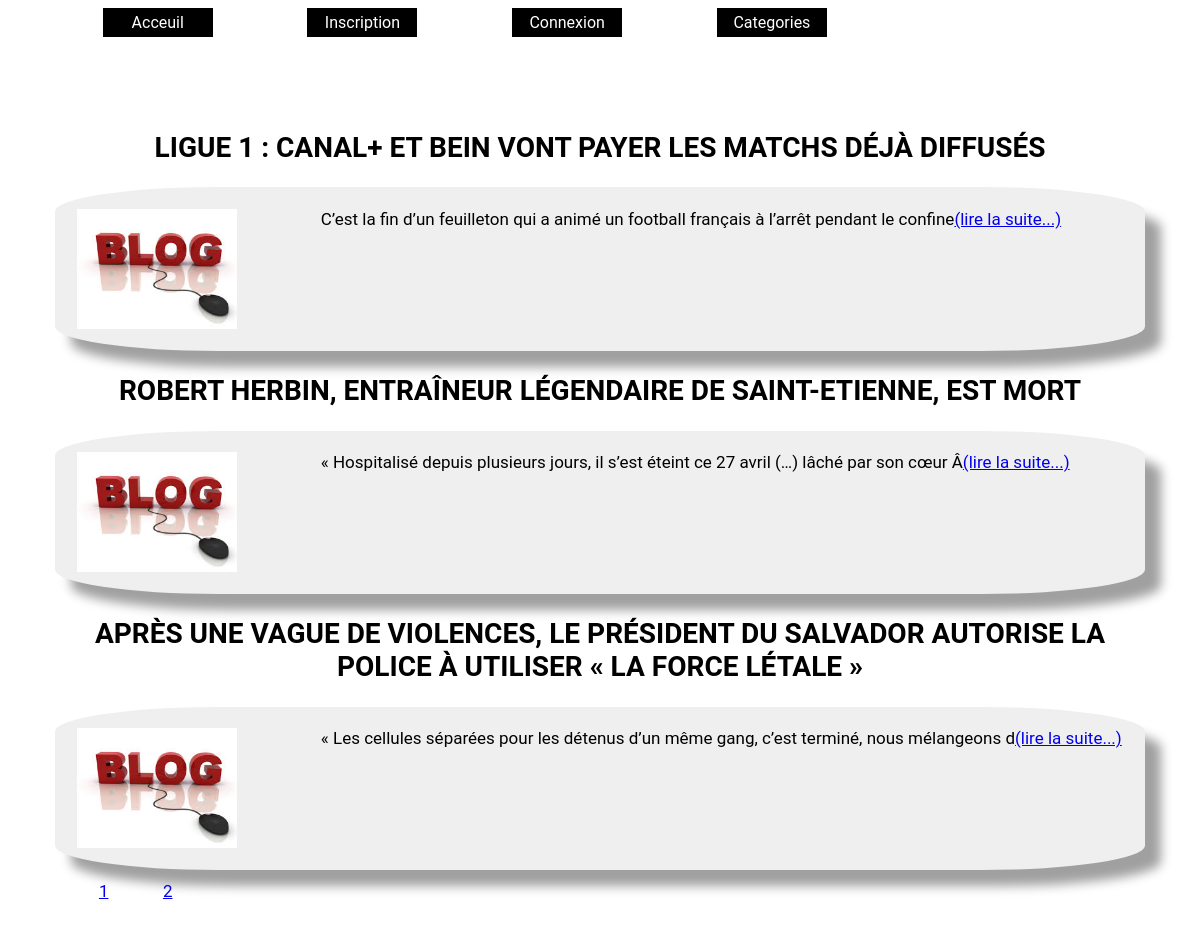
The page / on the database its author committed.
### tables this page shows
CREATE TABLE IF NOT EXISTS `articles` (
  `id` int(11) NOT NULL AUTO_INCREMENT,
  `titre` varchar(255) NOT NULL,
  `article` text NOT NULL,
  `image` varchar(255) NOT NULL,
  `id_utilisateur` int(11) NOT NULL,
  `id_categorie` int(11) NOT NULL,
  `date` timestamp NOT NULL DEFAULT current_timestamp(),
  PRIMARY KEY (`id`)
);

### index.php (the view, shortened to what this page needs)
<html>
	<head>
		<link rel="stylesheet" href="index.css"/>
	</head>
	<body>
		<header class="topnav">
			<nav id="menu">
				<ul> <?php include('header.php') ?></ul>
		</header>
		<main>
		<?php
				$connexion = mysqli_connect("localhost", "root", "", "blog");
				$limite = 3;
				if (isset($_GET["page"]))
				{
					$page  = $_GET["page"];
				}
				 else
				{
					$page=1;
				};
						$debut = ($page-1) * $limite;
				if (isset($_GET["ctg"]))
				{
					$id= $_GET['ctg'];
					$uti ="SELECT * FROM articles  WHERE id_categorie= '$id' ORDER BY date DESC LIMIT $debut, $limite ";
					$pg = "SELECT COUNT(id) FROM articles where id_categorie='$id'";
					$pg2 = mysqli_query($connexion, $pg);
					$row = mysqli_fetch_row($pg2);
					$total = $row[0];
					$total_pages = ceil($total / $limite);
				}
				else{
					$uti = "SELECT * FROM articles ORDER BY date DESC LIMIT $debut, $limite ";
					$pg = "SELECT COUNT(id) FROM articles";
					$pg2 = mysqli_query($connexion, $pg);
					$row = mysqli_fetch_row($pg2);
					$total = $row[0];
					$total_pages = ceil($total / $limite);
				 }
				    $uti2 = mysqli_query($connexion,$uti);
				while ($data = mysqli_fetch_array($uti2))
                           {
							   echo'<h2>'.$data["titre"].'</h2>';
							   echo'<section class="versement">';
							   echo'<aside><img class="im" src="'.$data['image'].'"/></aside>';
							   echo'<article class="art">'.substr($data["article"],0,100).'';
							   echo'<a href="article.php?id=' , $data['id'] , '">(lire la suite...)</a>';
							   echo'</article>';
							   echo'</article></section>';
						   }
					for ($i=1; $i<=$total_pages; $i++)
					{
						if (isset($_GET["ctg"]))
				{
					echo"<section class='page'><a href='index.php?page=".$i."&amp;ctg=".$_GET["ctg"]."'>".$i."</a></section>";
				}
					else
					{
						echo"<section class='page'><a href='index.php?page=".$i."'>".$i."</a></section>";
					}
}
		?>
        </main>
    </body>
</html>

### header.php (shortened to what this page needs)
<?php
$connexion = mysqli_connect("localhost", "root", "", "blog");
if (isset($_SESSION['login'])):
    $login=$_SESSION['login'];
    $sql = "SELECT * FROM utilisateurs WHERE login = '$login'";
    $req = mysqli_query($connexion,$sql);
	?>
                <li><a href="index.php">Acceuil</a></li>
                <li><a href="profil.php">Profil</a></li>
 <?php
        while ($data = mysqli_fetch_array($req))
        {
            if($data['id_droits'] == 42 )
            {
            echo '<li><a href="creer-article.php">Article</a></li>';
            }
            elseif($data['id_droits'] == 1337 )
            {
                echo '<li><a href="admin.php">Admin</a></li>';
                echo '<li><a href="creer-article.php">Article</a></li>';
            }
        }
    ?>
    <li> <a href="#">Categories</a>
<?php
$sql2 = "SELECT * FROM categories ";
$req2 = mysqli_query($connexion,$sql2);
while ($dataa = mysqli_fetch_array($req2))
{
echo'
<ul>
    <li><<a href="index.php?ctg=' , $dataa['id'] , '">'.$dataa['nom'].'</a></li>'
 ;
}
?> </ul></li>
 <?php else:?>
    <li><a href="index.php">Acceuil</a></li>
 <li><a href="inscription.php">Inscription</a></li>
 <li><a href="connexion.php">Connexion</a></li>
 <li> <a href="#">Categories</a>
<?php
$sql2 = "SELECT * FROM categories ";
$req2 = mysqli_query($connexion,$sql2);
while ($dataa = mysqli_fetch_array($req2))
{
echo'
<ul>
<li><<a href="index.php?ctg=' , $dataa['id'] , '">'.$dataa['nom'].'</a></li>'
;
}
?> </ul></li>
<?php endif;?>
</ul></nav>
<section class="tete">

### index.css (style rules this page uses)
body { font-family: 'Roboto', sans-serif; background-color: transparent; }
main { font-size: 17px; padding: 4%; }
section { padding:1% ; }
header { display: flex; flex-direction: column; justify-content: space-around; }
.tete { float: right; }
#menu ul { margin:0; padding:0; list-style-type:none; text-align:center; display: flex; flex-direction: row; }
#menu li { background-color:black; margin-left: 8%; }
#menu li a { display:block; width:100px; color:white; text-decoration:none; padding:5px; }
.page { display: flex; flex-direction: row; }
.versement { box-shadow:16px 16px 11px rgb(160, 160, 160) ; background-color: rgb(240, 239, 239) ; padding: 2%; border-radius: 15%; display: flex; flex-direction: row; padding: 2%; }
.art { margin-left: 8%; }
.im { height: 120px; width: 160px; }
.page { display: inline-table; margin-left: 3%; }
h2 { text-align: center; font-size: 28px; font-weight: bold; text-transform: uppercase; }

### rows shown on the page
articles: titre "LIGUE 1 : CANAL+ ET BEIN VONT PAYER LES MATCHS DÉJÀ DIFFUSÉS", image (picture), article "C’est la fin d’un feuilleton qui a animé un football français à l’arrêt pendant le confine"
articles: titre "ROBERT HERBIN, ENTRAÎNEUR LÉGENDAIRE DE SAINT-ETIENNE, EST MORT", image (picture), article "« Hospitalisé depuis plusieurs jours, il s’est éteint ce 27 avril (…) lâché par son cœur Â"
articles: titre "APRÈS UNE VAGUE DE VIOLENCES, LE PRÉSIDENT DU SALVADOR AUTORISE LA POLICE À UTILISER « LA FORCE LÉTALE »", image (picture), article "« Les cellules séparées pour les détenus d’un même gang, c’est terminé, nous mélangeons d"
